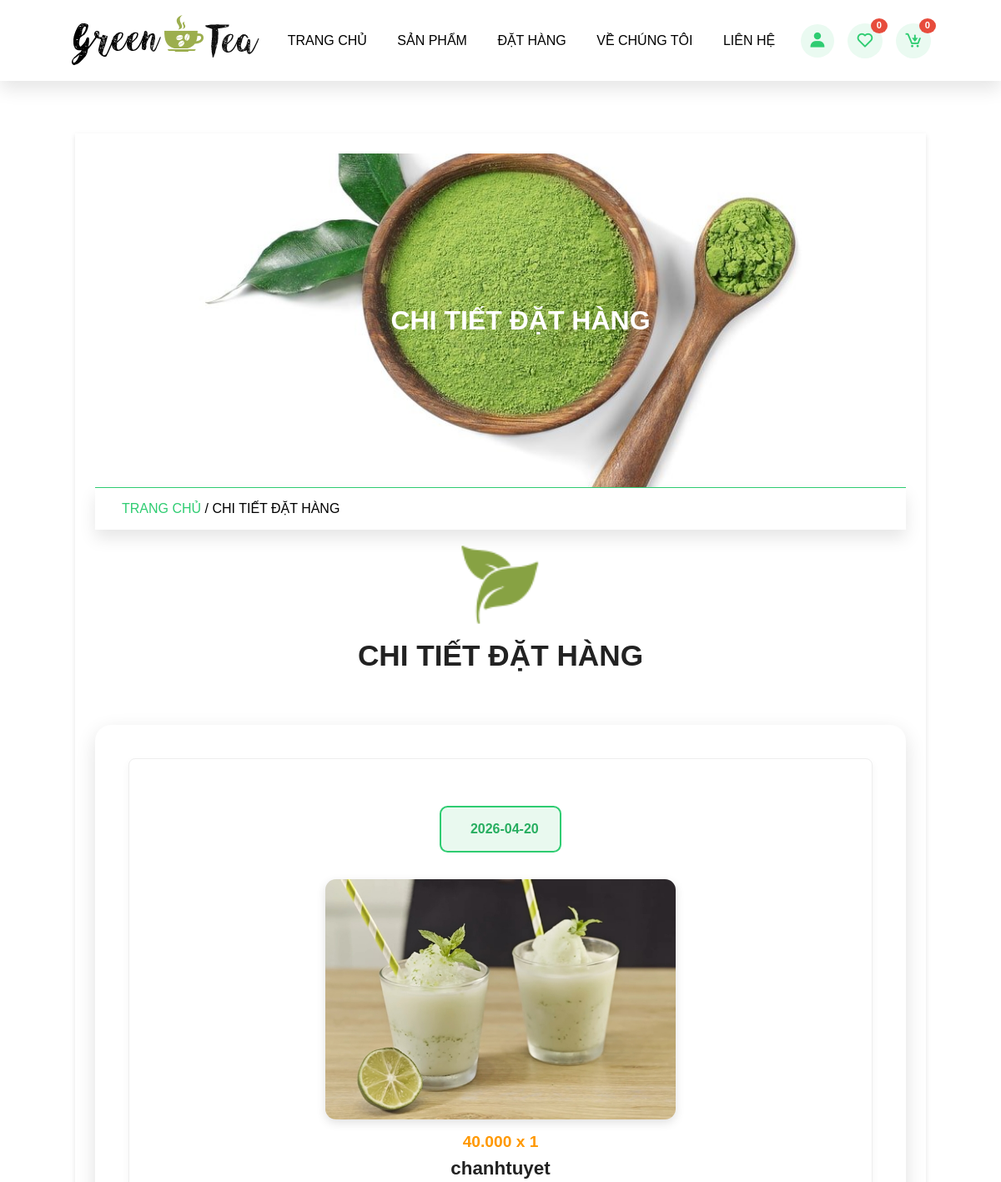
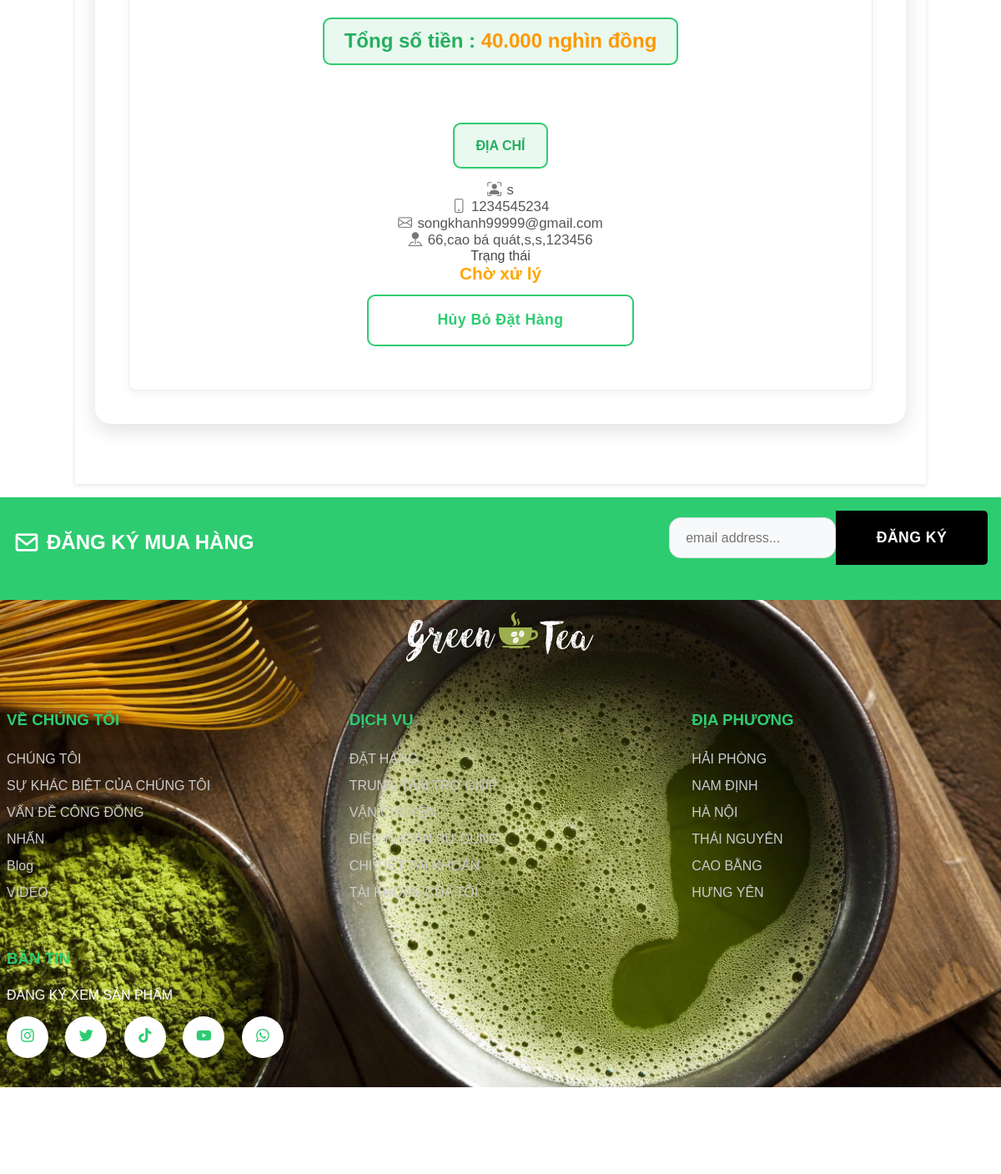
Page /view_order.php?get_id=bbumYq6ubpdgRtZsZMzJ on the committed database (2 pictures, top to bottom).
### tables this page shows
CREATE TABLE `dathang` (
  `id` varchar(20) NOT NULL,
  `user_id` varchar(50) NOT NULL,
  `Name` varchar(100) NOT NULL,
  `DienThoai` int(11) NOT NULL,
  `Email` varchar(100) NOT NULL,
  `address` varchar(100) NOT NULL,
  `address_type` varchar(10) NOT NULL,
  `method` varchar(50) NOT NULL,
  `product_id` varchar(20) NOT NULL,
  `Giaban` decimal(50,3) NOT NULL,
  `qty` varchar(2) NOT NULL,
  `date` date NOT NULL,
  `Trangthai` varchar(50) NOT NULL,
  `payment_status` varchar(100) NOT NULL
);

CREATE TABLE `sanpham` (
  `id` varchar(2) NOT NULL,
  `Name` varchar(20) NOT NULL,
  `Giaban` decimal(10,3) NOT NULL,
  `image` varchar(255) NOT NULL,
  `product_detail` varchar(1000) NOT NULL,
  `Trangthai` varchar(100) NOT NULL
);

### view_order.php (the view, shortened to what this page needs)
<?php
include 'components/connection.php';
if (isset($_GET['get_id'])) {
	$get_id = $_GET['get_id'];
}else{
	$get_id = '';
	header('location:order.php');
}
?>
<!DOCTYPE html>
<html lang="en">
<head>
	<link rel="stylesheet" href="https://cdn.jsdelivr.net/npm/bootstrap-icons@1.10.3/font/bootstrap-icons.css">
    <link href="https://unpkg.com/boxicons@2.1.4/css/boxicons.min.css" rel="stylesheet">
</head>
<body>
<?php include 'components/header.php'; ?>
<div class="main">
    <div class="banner">
        <h1>Chi tiết đặt hàng</h1>
    </div>
	<div class="title2">
		<a href="home.php">Trang chủ </a><span>/ Chi tiết đặt hàng</span>
	</div>
	<section class="order-detail">
     <div class="title">
	   <img src="img/download.png" class="logo">
		 <h1>Chi tiết đặt hàng</h1>
	   </div>
	   <div class="box-container">
	  		<?php
		   		$select_orders = $conn->prepare("SELECT * FROM `dathang` WHERE id=? LIMIT 1");
		   		$select_orders->execute([$get_id]);
		   if ($select_orders->rowCount()>0) {
			   while($fetch_order = $select_orders->fetch(PDO::FETCH_ASSOC)){
				   $select_product = $conn->prepare("SELECT * FROM `sanpham` WHERE id=? LIMIT 1");
				   $select_product->execute([$fetch_order['product_id']]);
				   if ($select_product->rowCount()>0) {
					   while($fetch_product = $select_product->fetch(PDO::FETCH_ASSOC)){
						   ?>
		   <div class="box">
			   <div class="col">
			    <p class="title"><i class="bi bi-calender-fill"></i><?= $fetch_order['date']; ?></p>
				<img src="img/<?= $fetch_product['image']; ?>" class="image">
				<p class="price"><?= $fetch_product['Giaban']; ?> x <?= $fetch_order['qty']; ?></p>
			    <h3 class="name"><?= $fetch_product['Name']; ?></h3>
				<p class="grand-total">Tổng số tiền :       <span> <?= $fetch_product['Giaban']; ?>  nghìn đồng </span></p>
			   </div>
			   <div class="col">
				   <p class="title">Địa chỉ</p>
				   <p class="user"><i class="bi bi-person-bounding-box"></i><?= $fetch_order['Name']; ?></p>
				   <p class="user"><i class="bi bi-phone"></i><?= $fetch_order['DienThoai']; ?></p>
				   <p class="user"><i class="bi bi-envelope"></i><?= $fetch_order['Email']; ?></p>
				   <p class="user"><i class="bi bi-pin-map-fill"></i><?= $fetch_order['address']; ?></p>
				   <p class="titlle">Trạng thái</p>
				   <p class="status" style="color:<?php if ($fetch_order['Trangthai']=='Đã giao hàng'){echo 'green';}elseif($fetch_order['Trangthai']=='Đã hủy bỏ') {echo 'red';}else{echo 'orange';}?>"><?=$fetch_order['Trangthai'] ?></p>
				   <?php if ($fetch_order['Trangthai']=='Đã hủy bỏ') { ?>
				   <a href="checkout.php?get_id=<?= $fetch_product['id']; ?>" class="btn">Đặt hàng</a>
						   <?php }else{ ?>
				   				<form method="post">
				   					<button type="submit" name="cancle" class="btn" onClick="return confirm('Bạn có chắc hủy đơn hàng này chứ ?')">Hủy bỏ đặt hàng</button>
				   </form>
				   		   <?php } ?>
			   </div>
			</div>
		   <?php
					   }
				   }else{
					    echo '<p class="empty">Không có đơn hàng nào!</p>';
				   }
			   }
		   }else{
			    echo '<p class="empty">Không tìm thấy đơn hàng</p>';
		   }
		   ?>
	   </div>
   </div>
		<?php include 'components/footer.php'; ?>
</body>
</html>

### rows in the picture
dathang: date "2026-04-20", qty "1", Name "s", DienThoai "1234545234", Email "songkhanh99999@gmail.com", address "66,cao bá quát,s,s,123456", Trangthai "Chờ xử lý"
sanpham: image (picture), Giaban "40.000", Name "chanhtuyet"

### other values in the picture
$total_wishlist_items "0"
$total_cart_items "0"
